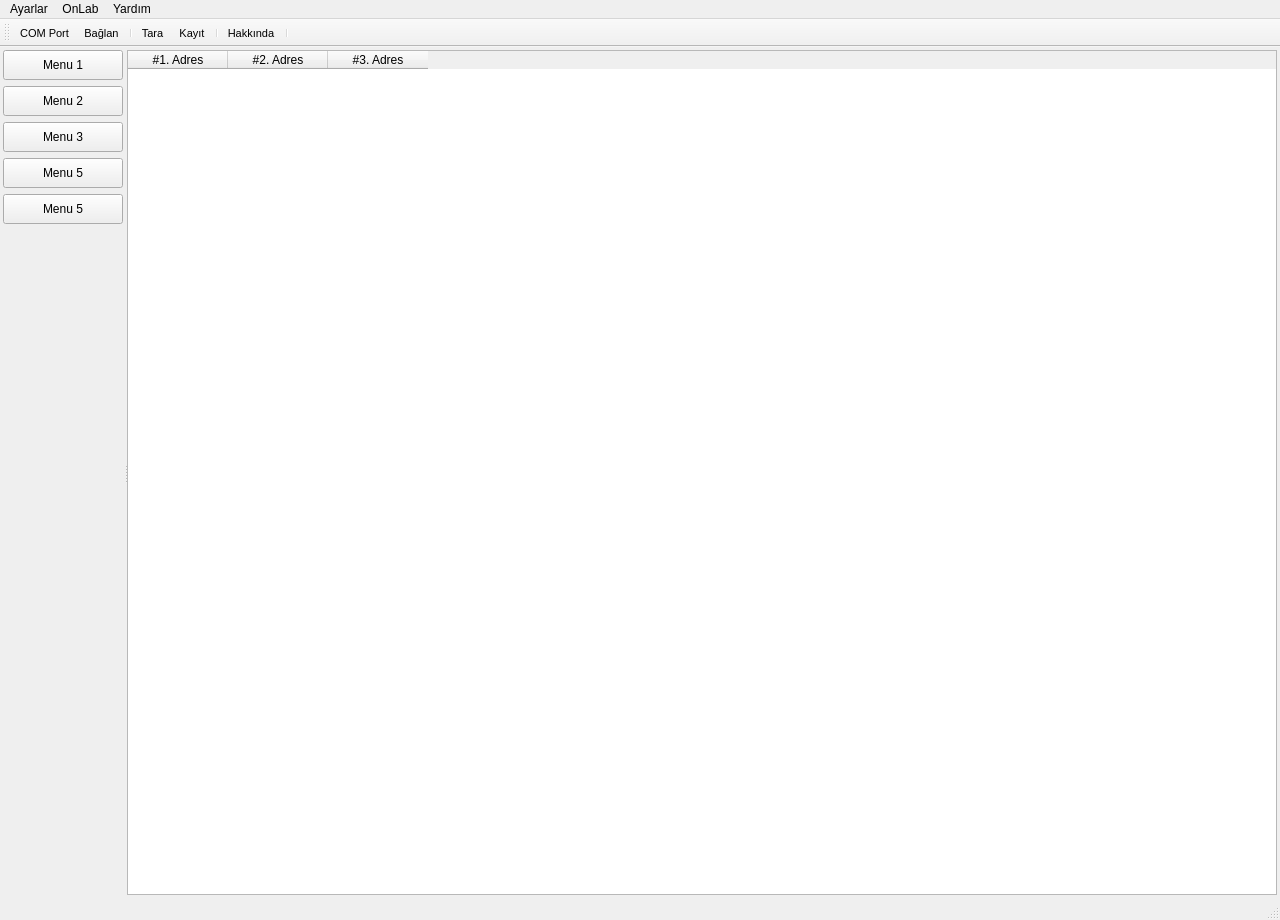
<?xml version="1.0" encoding="UTF-8"?>
<ui version="4.0">
 <class>MainWindow</class>
 <widget class="QMainWindow" name="MainWindow">
  <property name="geometry">
   <rect>
    <x>0</x>
    <y>0</y>
    <width>1280</width>
    <height>920</height>
   </rect>
  </property>
  <property name="windowTitle">
   <string>OnLab Studio</string>
  </property>
  <widget class="QWidget" name="centralwidget">
   <layout class="QHBoxLayout" name="horizontalLayout">
    <property name="spacing">
     <number>3</number>
    </property>
    <property name="leftMargin">
     <number>3</number>
    </property>
    <property name="topMargin">
     <number>3</number>
    </property>
    <property name="rightMargin">
     <number>3</number>
    </property>
    <property name="bottomMargin">
     <number>3</number>
    </property>
    <item>
     <widget class="QSplitter" name="splitter">
      <property name="minimumSize">
       <size>
        <width>3</width>
        <height>7</height>
       </size>
      </property>
      <property name="autoFillBackground">
       <bool>false</bool>
      </property>
      <property name="styleSheet">
       <string notr="true">/*QSplitter[orientation=&quot;1&quot;]::handle {
	border: 1px solid #567dbc;
	min-width: 2px;	
	max-width: 2px;
    min-height: 100px;	
	max-height: 100px;
	
}*/
/*QSplitte::handle::horizontal {
	border: 3px dashed blue;
	margin: 50px 1px;
	min-width: 10px;	
	max-width: 10px;
}*/</string>
      </property>
      <property name="frameShape">
       <enum>QFrame::NoFrame</enum>
      </property>
      <property name="frameShadow">
       <enum>QFrame::Plain</enum>
      </property>
      <property name="lineWidth">
       <number>0</number>
      </property>
      <property name="midLineWidth">
       <number>0</number>
      </property>
      <property name="orientation">
       <enum>Qt::Horizontal</enum>
      </property>
      <property name="opaqueResize">
       <bool>false</bool>
      </property>
      <property name="handleWidth">
       <number>3</number>
      </property>
      <property name="childrenCollapsible">
       <bool>true</bool>
      </property>
      <widget class="QWidget" name="verticalLayoutWidget">
       <layout class="QVBoxLayout" name="verticalLayout">
        <item>
         <widget class="QPushButton" name="pushButton">
          <property name="minimumSize">
           <size>
            <width>120</width>
            <height>30</height>
           </size>
          </property>
          <property name="maximumSize">
           <size>
            <width>120</width>
            <height>16777215</height>
           </size>
          </property>
          <property name="styleSheet">
           <string notr="true"/>
          </property>
          <property name="text">
           <string>Menu 1</string>
          </property>
         </widget>
        </item>
        <item>
         <widget class="QPushButton" name="pushButton_2">
          <property name="minimumSize">
           <size>
            <width>120</width>
            <height>30</height>
           </size>
          </property>
          <property name="maximumSize">
           <size>
            <width>120</width>
            <height>16777215</height>
           </size>
          </property>
          <property name="text">
           <string>Menu 2</string>
          </property>
         </widget>
        </item>
        <item>
         <widget class="QPushButton" name="pushButton_3">
          <property name="minimumSize">
           <size>
            <width>120</width>
            <height>30</height>
           </size>
          </property>
          <property name="maximumSize">
           <size>
            <width>120</width>
            <height>16777215</height>
           </size>
          </property>
          <property name="text">
           <string>Menu 3</string>
          </property>
         </widget>
        </item>
        <item>
         <widget class="QPushButton" name="pushButton_4">
          <property name="minimumSize">
           <size>
            <width>120</width>
            <height>30</height>
           </size>
          </property>
          <property name="maximumSize">
           <size>
            <width>120</width>
            <height>16777215</height>
           </size>
          </property>
          <property name="text">
           <string>Menu 5</string>
          </property>
         </widget>
        </item>
        <item>
         <widget class="QPushButton" name="pushButton_5">
          <property name="minimumSize">
           <size>
            <width>120</width>
            <height>30</height>
           </size>
          </property>
          <property name="maximumSize">
           <size>
            <width>120</width>
            <height>16777215</height>
           </size>
          </property>
          <property name="text">
           <string>Menu 5</string>
          </property>
         </widget>
        </item>
        <item>
         <spacer name="verticalSpacer">
          <property name="orientation">
           <enum>Qt::Vertical</enum>
          </property>
          <property name="sizeHint" stdset="0">
           <size>
            <width>20</width>
            <height>40</height>
           </size>
          </property>
         </spacer>
        </item>
       </layout>
      </widget>
      <widget class="QTableWidget" name="tableWidget">
       <property name="minimumSize">
        <size>
         <width>1150</width>
         <height>820</height>
        </size>
       </property>
       <property name="editTriggers">
        <set>QAbstractItemView::NoEditTriggers</set>
       </property>
       <property name="sortingEnabled">
        <bool>false</bool>
       </property>
       <column>
        <property name="text">
         <string>#1. Adres</string>
        </property>
       </column>
       <column>
        <property name="text">
         <string>#2. Adres</string>
        </property>
       </column>
       <column>
        <property name="text">
         <string>#3. Adres</string>
        </property>
       </column>
      </widget>
     </widget>
    </item>
   </layout>
  </widget>
  <widget class="QMenuBar" name="menubar">
   <property name="geometry">
    <rect>
     <x>0</x>
     <y>0</y>
     <width>1280</width>
     <height>20</height>
    </rect>
   </property>
   <widget class="QMenu" name="menuYard_m">
    <property name="title">
     <string>Yardım</string>
    </property>
    <addaction name="actionAbout"/>
   </widget>
   <widget class="QMenu" name="menuStudio">
    <property name="enabled">
     <bool>true</bool>
    </property>
    <property name="title">
     <string>OnLab</string>
    </property>
    <addaction name="actionNew_RegAddress"/>
    <addaction name="actionNew_Parameter"/>
    <addaction name="separator"/>
    <addaction name="actionNew_Address_Type"/>
    <addaction name="actionNew_DeviceType"/>
    <addaction name="separator"/>
    <addaction name="actionNew_Menu"/>
    <addaction name="actionNew_Page"/>
    <addaction name="actionPair_Menu_Page"/>
   </widget>
   <widget class="QMenu" name="menuAyarlar">
    <property name="title">
     <string>Ayarlar</string>
    </property>
    <addaction name="actionSerial_RTU"/>
   </widget>
   <addaction name="menuAyarlar"/>
   <addaction name="menuStudio"/>
   <addaction name="menuYard_m"/>
  </widget>
  <widget class="QStatusBar" name="statusBar"/>
  <widget class="QToolBar" name="topToolBar">
   <property name="minimumSize">
    <size>
     <width>0</width>
     <height>0</height>
    </size>
   </property>
   <property name="font">
    <font>
     <family>MS Shell Dlg 2</family>
     <pointsize>8</pointsize>
    </font>
   </property>
   <property name="windowTitle">
    <string>TopBar</string>
   </property>
   <property name="toolButtonStyle">
    <enum>Qt::ToolButtonTextUnderIcon</enum>
   </property>
   <property name="floatable">
    <bool>true</bool>
   </property>
   <attribute name="toolBarArea">
    <enum>TopToolBarArea</enum>
   </attribute>
   <attribute name="toolBarBreak">
    <bool>false</bool>
   </attribute>
   <addaction name="actionSerial_RTU"/>
   <addaction name="actionConnect"/>
   <addaction name="separator"/>
   <addaction name="actionScan"/>
   <addaction name="actionOpenLogFile"/>
   <addaction name="separator"/>
   <addaction name="actionAbout"/>
   <addaction name="separator"/>
  </widget>
  <action name="actionExit">
   <property name="icon">
    <iconset resource="icons/icons.qrc">
     <normaloff>:/icons/exit-16.png</normaloff>:/icons/exit-16.png</iconset>
   </property>
   <property name="text">
    <string>Çıkış</string>
   </property>
   <property name="iconVisibleInMenu">
    <bool>true</bool>
   </property>
  </action>
  <action name="actionSave_Session">
   <property name="icon">
    <iconset resource="icons/icons.qrc">
     <normaloff>:/icons/document-export-16.png</normaloff>:/icons/document-export-16.png</iconset>
   </property>
   <property name="text">
    <string>Dışa Aktar</string>
   </property>
  </action>
  <action name="actionLoad_Session">
   <property name="icon">
    <iconset resource="icons/icons.qrc">
     <normaloff>:/icons/document-import-16.png</normaloff>:/icons/document-import-16.png</iconset>
   </property>
   <property name="text">
    <string>İçe Aktar</string>
   </property>
  </action>
  <action name="actionAbout">
   <property name="icon">
    <iconset resource="icons/icons.qrc">
     <normaloff>:/icons/info-sign-16.png</normaloff>:/icons/info-sign-16.png</iconset>
   </property>
   <property name="text">
    <string>Hakkında</string>
   </property>
   <property name="iconVisibleInMenu">
    <bool>true</bool>
   </property>
  </action>
  <action name="actionSerial_RTU">
   <property name="icon">
    <iconset resource="icons/icons.qrc">
     <normaloff>:/icons/serial-pot-16.png</normaloff>:/icons/serial-pot-16.png</iconset>
   </property>
   <property name="text">
    <string notr="true">COM Port</string>
   </property>
   <property name="iconVisibleInMenu">
    <bool>true</bool>
   </property>
  </action>
  <action name="actionScan">
   <property name="checkable">
    <bool>true</bool>
   </property>
   <property name="icon">
    <iconset resource="icons/icons.qrc">
     <normaloff>:/icons/cyclic-process-16.png</normaloff>:/icons/cyclic-process-16.png</iconset>
   </property>
   <property name="text">
    <string>Tara</string>
   </property>
  </action>
  <action name="actionOpenLogFile">
   <property name="icon">
    <iconset resource="icons/icons.qrc">
     <normaloff>:/icons/text-x-log-16.png</normaloff>:/icons/text-x-log-16.png</iconset>
   </property>
   <property name="text">
    <string>Kayıt</string>
   </property>
  </action>
  <action name="actionConnect">
   <property name="checkable">
    <bool>true</bool>
   </property>
   <property name="icon">
    <iconset resource="icons/icons.qrc">
     <normaloff>:/icons/plug-disconnect-16.png</normaloff>
     <normalon>:/icons/plug-connect-16.png</normalon>:/icons/plug-disconnect-16.png</iconset>
   </property>
   <property name="text">
    <string>Bağlan</string>
   </property>
  </action>
  <action name="actionNew_RegAddress">
   <property name="icon">
    <iconset resource="icons/icons.qrc">
     <normaloff>:/icons/Header16.png</normaloff>:/icons/Header16.png</iconset>
   </property>
   <property name="text">
    <string>Registers</string>
   </property>
  </action>
  <action name="actionNew_Parameter">
   <property name="icon">
    <iconset resource="icons/icons.qrc">
     <normaloff>:/icons/Header16.png</normaloff>:/icons/Header16.png</iconset>
   </property>
   <property name="text">
    <string>Parameters</string>
   </property>
  </action>
  <action name="actionNew_Address_Type">
   <property name="icon">
    <iconset resource="icons/icons.qrc">
     <normaloff>:/icons/Header16.png</normaloff>:/icons/Header16.png</iconset>
   </property>
   <property name="text">
    <string>Address Types</string>
   </property>
  </action>
  <action name="actionNew_DeviceType">
   <property name="icon">
    <iconset resource="icons/icons.qrc">
     <normaloff>:/icons/connect-24.png</normaloff>:/icons/connect-24.png</iconset>
   </property>
   <property name="text">
    <string>Device Types</string>
   </property>
  </action>
  <action name="actionNew_Page">
   <property name="icon">
    <iconset resource="icons/icons.qrc">
     <normaloff>:/icons/text-x-log-16.png</normaloff>:/icons/text-x-log-16.png</iconset>
   </property>
   <property name="text">
    <string>Pages</string>
   </property>
  </action>
  <action name="actionNew_Menu">
   <property name="icon">
    <iconset resource="icons/icons.qrc">
     <normaloff>:/icons/edit-16.png</normaloff>:/icons/edit-16.png</iconset>
   </property>
   <property name="text">
    <string>Menus</string>
   </property>
  </action>
  <action name="actionPair_Menu_Page">
   <property name="icon">
    <iconset resource="icons/icons.qrc">
     <normaloff>:/icons/data-sort-16.png</normaloff>:/icons/data-sort-16.png</iconset>
   </property>
   <property name="text">
    <string>Pair Menu - Page</string>
   </property>
  </action>
  <action name="actionWriteToDevice">
   <property name="icon">
    <iconset resource="icons/icons.qrc">
     <normaloff>:/icons/upload.png</normaloff>:/icons/upload.png</iconset>
   </property>
   <property name="text">
    <string>Cihaza Yaz</string>
   </property>
   <property name="toolTip">
    <string>Cihaza Yaz</string>
   </property>
  </action>
  <action name="actionReadFromDevice">
   <property name="icon">
    <iconset resource="icons/icons.qrc">
     <normaloff>:/icons/download.png</normaloff>:/icons/download.png</iconset>
   </property>
   <property name="text">
    <string>Cihazdan Oku</string>
   </property>
   <property name="toolTip">
    <string>Cihazdan Oku</string>
   </property>
  </action>
 </widget>
 <resources>
  <include location="icons/icons.qrc"/>
 </resources>
 <connections/>
</ui>
